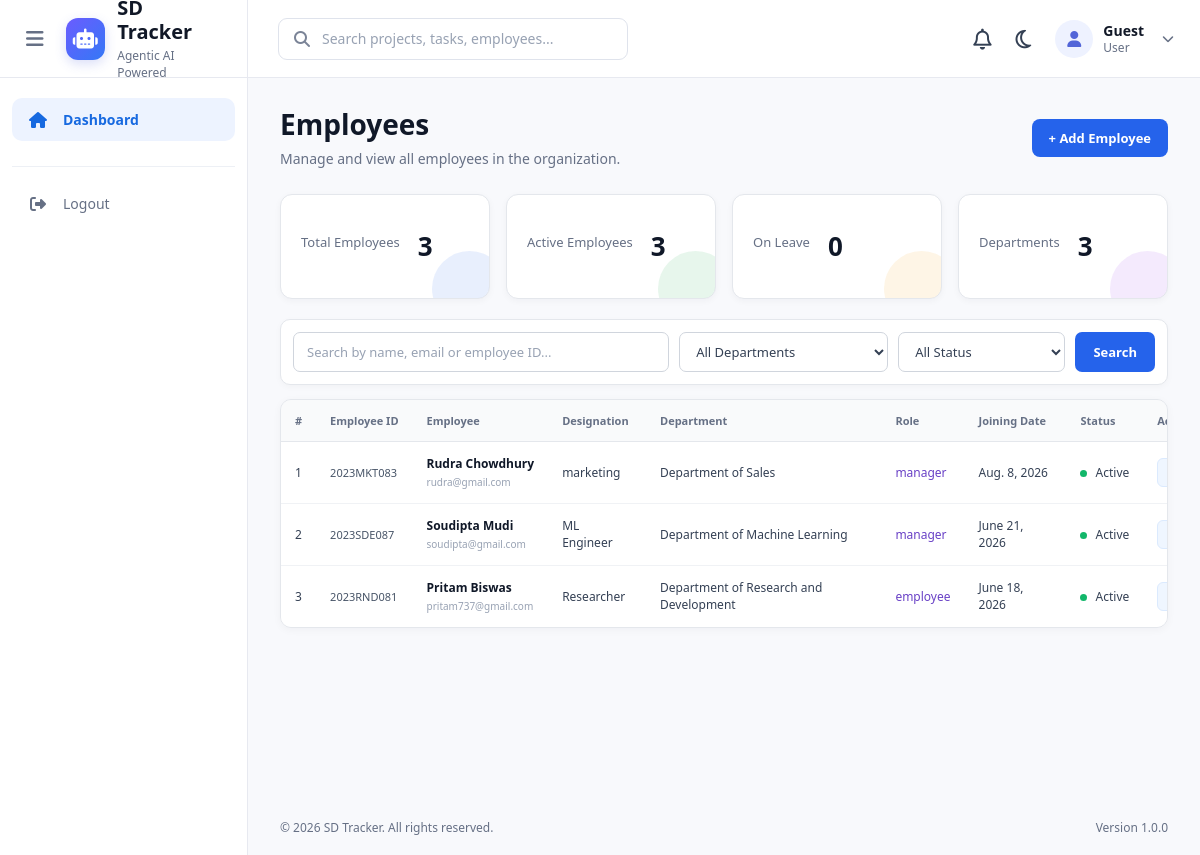
The app's page /employees/, older data.
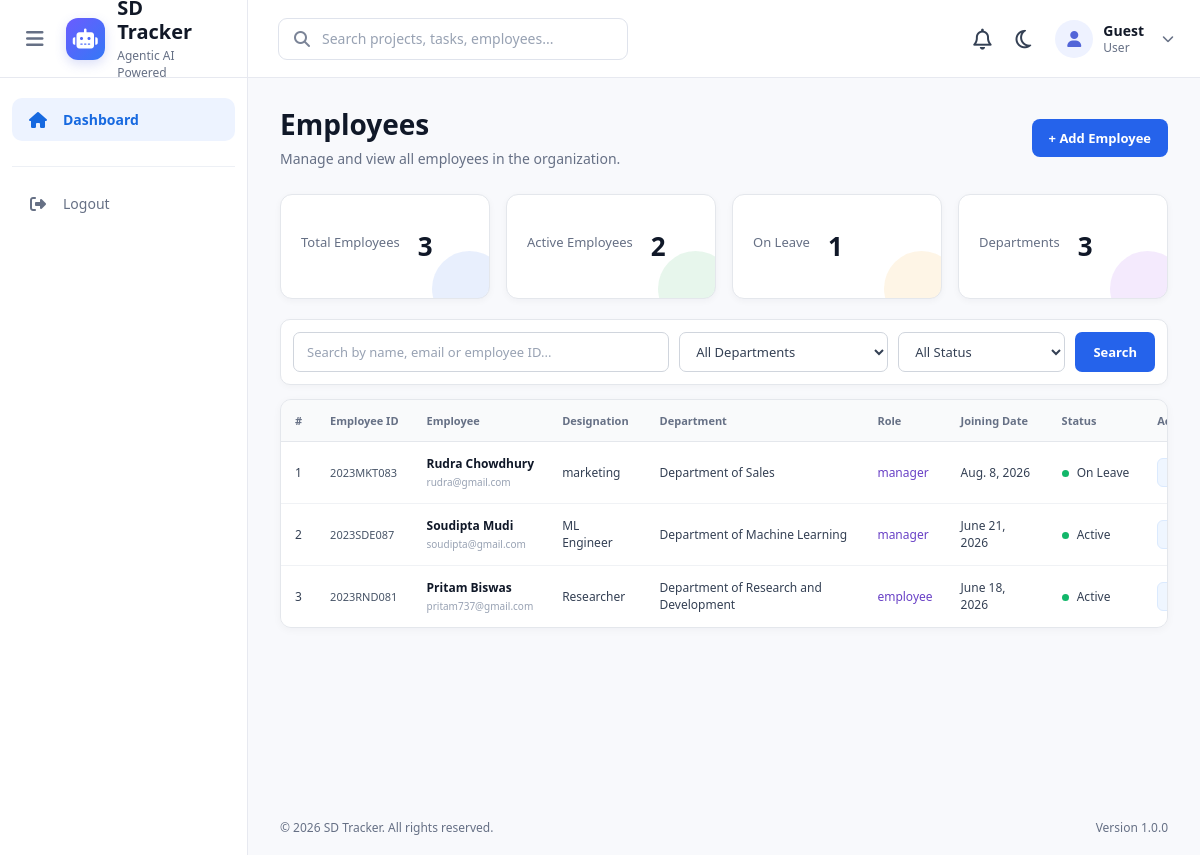
The same page, newer data.
### employees/models.py (models this page shows, shortened)
class Employee(models.Model):
    STATUS_CHOICES = (
        ("active", "Active"),
        ("on_leave", "On Leave"),
        ("inactive", "Inactive"),
    )
    user = models.OneToOneField(
        User,
        on_delete=models.CASCADE,
        related_name="employee"
    )
    employee_id = models.CharField(
        max_length=20,
        unique=True
    )
    designation = models.CharField(
        max_length=100
    )
    department = models.CharField(
        max_length=100
    )
    skills = models.TextField(
        blank=True
    )
    joining_date = models.DateField()
    status = models.CharField(
        max_length=20,
        choices=STATUS_CHOICES,
        default="active"
    )

### accounts/models.py (models this page shows, shortened)
class Profile(models.Model):
    ROLE_CHOICES = (
        ("admin", "Admin"),
        ("manager", "Project Manager"),
        ("employee", "Employee"),
    )
    user = models.OneToOneField(
        User,
        on_delete=models.CASCADE,
        related_name="profile"
    )
    role = models.CharField(
        max_length=20,
        choices=ROLE_CHOICES,
        default="employee"
    )
    image = models.ImageField(
        upload_to="profiles/",
        blank=True,
        null=True
    )

### employees/views.py (the view, shortened to what this page needs)
# urls.py: path("",views.employee_list,name="employee_list"),
def employee_list(request):
    employees = Employee.objects.select_related("user")
    search = request.GET.get("search")
    department = request.GET.get("department")
    status = request.GET.get("status")
    if department:
        employees = employees.filter(
            department=department
        )
    if status:
        employees = employees.filter(
            status=status
        )
    departments = Employee.objects.values_list(
        "department",
        flat=True
    ).distinct()
    context = {
        "employees": employees,
        "departments": departments,
        "total_employees": Employee.objects.count(),
        "active_employees":
            Employee.objects.filter(
                status="active"
            ).count(),
        "on_leave":
            Employee.objects.filter(
                status="on_leave"
            ).count(),
    }
    return render(
        request,
        "employees/employee_list.html",
        context
    )

### employees/templates/employees/employee_list.html (shortened to what this page needs)
{% extends "base.html" %}
{% load static %}
{% block extra_css %}
<link rel="stylesheet"
      href="{% static 'css/employees/employee_list.css' %}">
{% endblock %}
{% block content %}
<div class="employees-page">
    <div class="page-header">
        <div>
            <h1>Employees</h1>
            <p>
                Manage and view all employees in the organization.
            </p>
        </div>
        <a href="{% url 'employee_create' %}"
        class="btn btn-primary">
            + Add Employee
        </a>
    </div>
    <div class="stats-grid">
        <div class="stat-card">
            <p>Total Employees</p>
            <h2>
                {{ total_employees }}
            </h2>
        </div>
        <div class="stat-card">
            <p>Active Employees</p>
            <h2>
                {{ active_employees }}
            </h2>
        </div>
        <div class="stat-card">
            <p>On Leave</p>
            <h2>
                {{ on_leave }}
            </h2>
        </div>
        <div class="stat-card">
            <p>Departments</p>
            <h2>
                {{ departments|length }}
            </h2>
        </div>
    </div>
    <form method="GET"
        class="filter-section">
        <input
            type="text"
            name="search"
            placeholder="Search by name, email or employee ID..."
            value="{{ request.GET.search }}"
        >
        <select name="department">
            <option value="">
                All Departments
            </option>
        </select>
        <select name="status">
            <option value="">
                All Status
            </option>
        </select>
        <button type="submit">
            Search
        </button>
    </form>
    <div class="table-container">
        <table>
            <thead>
                <tr>
                    <th>#</th>
                    <th>Employee ID</th>
                    <th>Employee</th>
                    <th>Designation</th>
                    <th>Department</th>
                    <th>Role</th>
                    <th>Joining Date</th>
                    <th>Status</th>
                    <th>Actions</th>
                </tr>
            </thead>
            <tbody>
                {% for employee in employees %}
                <tr>
                    <td>
                        {{ forloop.counter }}
                    </td>
                    <td>
                        {{ employee.employee_id }}
                    </td>
                    <td>
                        <strong>
                            {{ employee.user.get_full_name }}
                        </strong>
                        <br>
                        <small>
                            {{ employee.user.email }}
                        </small>
                    </td>
                    <td>
                        {{ employee.designation }}
                    </td>
                    <td>
                        {{ employee.department }}
                    </td>
                    <td>
                        {{ employee.user.profile.role }}
                    </td>
                    <td>
                        {{ employee.joining_date }}
                    </td>
                    <td>
                        {{ employee.get_status_display }}
                    </td>
                    <td>
                        <a href="{% url 'employee_detail' employee.pk %}">
                        </a>
                    </td>
                </tr>
                {% empty %}
                <tr>
                    <td colspan="9">
                        No employees found.
                    </td>
                </tr>
                {% endfor %}
            </tbody>
        </table>
    </div>
</div>
{% endblock %}

Row changes from the older to the newer data that the page shows:
changed Employee "marketing": status "Active" → "On Leave"
Text that changed along with them:
{{ active_employees }}: "3" → "2"
{{ on_leave }}: "0" → "1"
